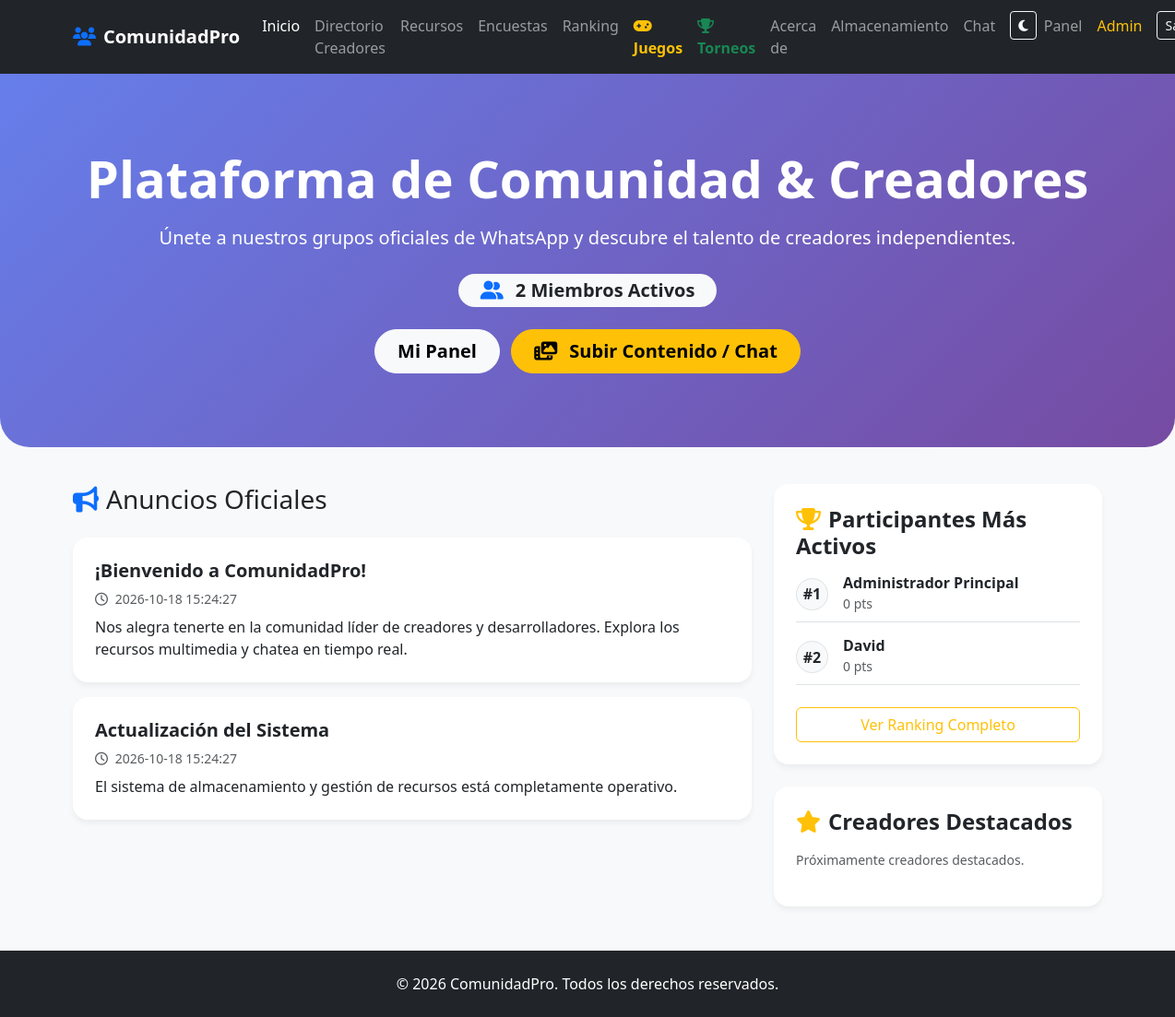
/ (signed in), run on the app's committed database.
### tables this page shows
CREATE TABLE anuncios (
            id INTEGER PRIMARY KEY AUTOINCREMENT,
            titulo TEXT NOT NULL,
            contenido TEXT NOT NULL,
            archivo TEXT,
            creado_en TIMESTAMP DEFAULT CURRENT_TIMESTAMP
        );

CREATE TABLE usuarios (
            id INTEGER PRIMARY KEY AUTOINCREMENT,
            nombre TEXT NOT NULL,
            email TEXT UNIQUE NOT NULL,
            password TEXT NOT NULL,
            rol TEXT DEFAULT 'miembro', -- 'admin', 'moderador', 'creador', 'miembro'
            estado TEXT DEFAULT 'activo', -- 'activo', 'suspendido'
            puntos_contribucion INTEGER DEFAULT 0,
            nivel_maximo INTEGER DEFAULT 1,
            creado_en TIMESTAMP DEFAULT CURRENT_TIMESTAMP
        );

### gestor_comunidad.py (the view)
@app.route('/')
def index():
    conn = get_db_connection()
    conn.row_factory = sqlite3.Row
    c = conn.cursor()
    c.execute("SELECT * FROM anuncios ORDER BY creado_en DESC LIMIT 5")
    anuncios = c.fetchall()
    c.execute("SELECT * FROM creadores WHERE estado_aprobacion = 'aprobado'")
    creadores_destacados = c.fetchall()
    c.execute("SELECT COUNT(*) FROM usuarios")
    total_miembros = c.fetchone()[0]
    c.execute("SELECT id, nombre, puntos_contribucion FROM usuarios ORDER BY puntos_contribucion DESC LIMIT 5")
    ranking = c.fetchall()
    c.execute("SELECT * FROM encuestas WHERE activa = 1 ORDER BY creado_en DESC LIMIT 1")
    encuesta_activa = c.fetchone()
    opciones = []
    if encuesta_activa:
        c.execute("SELECT * FROM opciones_encuesta WHERE encuesta_id = ?", (encuesta_activa['id'],))
        opciones = c.fetchall()
    conn.close()
    return render_template('community_index.html', usuario=get_current_user(), anuncios=anuncios, creadores=creadores_destacados, total_miembros=total_miembros, ranking=ranking, encuesta_activa=encuesta_activa, opciones=opciones)

### gestor_comunidad.py (called while the page is built)
def get_db_connection():
    conn = sqlite3.connect(DB_PATH, timeout=30.0)
    conn.row_factory = sqlite3.Row
    try:
        conn.execute("PRAGMA journal_mode=WAL;")
        conn.execute("PRAGMA synchronous=NORMAL;")
    except Exception:
        pass
    return conn

@app.context_processor
def inject_config():
    try:
        conn = get_db_connection()
        conn.row_factory = sqlite3.Row
        rows = conn.execute("SELECT clave, valor FROM configuracion_plataforma").fetchall()
        conn.close()
        cfg = {row['clave']: row['valor'] for row in rows}
    except Exception:
        cfg = {
            "titulo_plataforma": "ComunidadPro",
            "color_principal": "#667eea",
            "color_secundario": "#764ba2",
            "mensaje_bienvenida": "Únete a nuestros grupos oficiales y descubre talento de creadores independientes.",
            "footer_texto": "ComunidadPro - Todos los derechos reservados 2026",
            "modo_juegos_activo": "1"
        }
    return dict(cfg=cfg)

def get_current_user():
    if "user_id" in session:
        conn = get_db_connection()
        conn.row_factory = sqlite3.Row
        c = conn.cursor()
        c.execute("SELECT * FROM usuarios WHERE id = ?", (session["user_id"],))
        user = c.fetchone()
        conn.close()
        if user:
            return dict(user)
    return None

### templates/community_index.html (shortened to what this page needs)
<!DOCTYPE html>
<html lang="es">
<head>
    <link href="https://cdn.jsdelivr.net/npm/bootstrap@5.3.0/dist/css/bootstrap.min.css" rel="stylesheet">
    <link rel="stylesheet" href="https://cdnjs.cloudflare.com/ajax/libs/font-awesome/6.4.0/css/all.min.css">
</head>
<body>
    <nav class="navbar navbar-expand-lg navbar-dark bg-dark">
        <div class="container">
            <a class="navbar-brand fw-bold" href="{{ url_for('index') }}"><i class="fas fa-users text-primary me-2"></i>ComunidadPro</a>
            <div class="collapse navbar-collapse" id="navbarNav">
                <ul class="navbar-nav ms-auto">
                    <li class="nav-item"><a class="nav-link active" href="{{ url_for('index') }}">Inicio</a></li>
                    <li class="nav-item"><a class="nav-link" href="{{ url_for('creadores') }}">Directorio Creadores</a></li>
                    <li class="nav-item"><a class="nav-link" href="{{ url_for('recursos') }}">Recursos</a></li>
                    <li class="nav-item"><a class="nav-link" href="{{ url_for('encuestas_vista') }}">Encuestas</a></li>
                    <li class="nav-item"><a class="nav-link" href="{{ url_for('ranking_comunidad') }}">Ranking</a></li>
                    <li class="nav-item"><a class="nav-link text-warning fw-bold" href="{{ url_for('zona_juegos') }}"><i class="fas fa-gamepad me-1"></i> Juegos</a></li>
                    <li class="nav-item"><a class="nav-link text-success fw-bold" href="{{ url_for('torneos_publicos') }}"><i class="fas fa-trophy me-1"></i> Torneos</a></li>
                    <li class="nav-item"><a class="nav-link" href="{{ url_for('about') }}">Acerca de</a></li>
                    <li class="nav-item"><a class="nav-link" href="{{ url_for('almacenamiento_vista') }}">Almacenamiento</a></li>
                    <li class="nav-item"><a class="nav-link" href="{{ url_for('chat_comunidad_vista') }}">Chat</a></li>
                    <li class="nav-item">
                        <button class="btn btn-outline-light btn-sm ms-2 mt-1" onclick="toggleTheme()" title="Cambiar Tema"><i class="fas fa-moon" id="themeIcon"></i></button>
                    </li>
                    {% if usuario %}
                        <li class="nav-item"><a class="nav-link" href="{{ url_for('dashboard') }}">Panel</a></li>
                        {% if usuario.rol == 'admin' %}
                            <li class="nav-item"><a class="nav-link text-warning" href="{{ url_for('admin_panel') }}">Admin</a></li>
                        {% endif %}
                        <li class="nav-item"><a class="btn btn-outline-light btn-sm ms-2 mt-1" href="{{ url_for('logout') }}">Salir</a></li>
                    {% else %}
                        <li class="nav-item"><a class="nav-link" href="{{ url_for('login') }}">Iniciar Sesión</a></li>
                        <li class="nav-item"><a class="btn btn-primary btn-sm ms-2 mt-1" href="{{ url_for('register') }}">Registrarse</a></li>
                    {% endif %}
                </ul>
            </div>
        </div>
    </nav>
    <div class="hero text-center">
        <div class="container">
            <h1 class="display-4 fw-bold">Plataforma de Comunidad & Creadores</h1>
            <p class="lead mt-3">Únete a nuestros grupos oficiales de WhatsApp y descubre el talento de creadores independientes.</p>
            <div class="mt-4">
                <span class="badge bg-light text-dark fs-5 px-4 py-2 rounded-pill"><i class="fas fa-user-friends me-2 text-primary"></i> {{ total_miembros }} Miembros Activos</span>
            </div>
            {% if not usuario %}
                <div class="mt-4">
                    <a href="{{ url_for('register') }}" class="btn btn-light btn-lg fw-bold px-5 rounded-pill me-2">Únete Ahora</a>
                    <a href="{{ url_for('creadores') }}" class="btn btn-outline-light btn-lg px-4 rounded-pill">Ver Creadores</a>
                </div>
            {% else %}
                <div class="mt-4">
                    <a href="{{ url_for('dashboard') }}" class="btn btn-light btn-lg fw-bold px-4 rounded-pill me-2">Mi Panel</a>
                    <a href="{{ url_for('chat_comunidad_vista') }}" class="btn btn-warning btn-lg fw-bold px-4 rounded-pill"><i class="fas fa-photo-video me-2"></i> Subir Contenido / Chat</a>
                </div>
            {% endif %}
        </div>
    </div>
    <div class="container mb-5">
        <div class="row">
            <div class="col-lg-8">
                <h3 class="mb-4"><i class="fas fa-bullhorn text-primary me-2"></i>Anuncios Oficiales</h3>
                {% if anuncios %}
                    {% for anuncio in anuncios %}
                        <div class="card mb-3 p-4">
                            <h5 class="fw-bold text-dark">{{ anuncio.titulo }}</h5>
                            <p class="text-muted small mb-2"><i class="far fa-clock me-1"></i> {{ anuncio.creado_en }}</p>
                            <p class="mb-0">{{ anuncio.contenido }}</p>
                        </div>
                    {% endfor %}
                {% else %}
                    <div class="card p-4 text-center text-muted">No hay anuncios publicados por el momento.</div>
                {% endif %}
            </div>
            <div class="col-lg-4">
                <div class="card p-4 bg-white mb-4">
                    <h4 class="fw-bold mb-3"><i class="fas fa-trophy text-warning me-2"></i>Participantes Más Activos</h4>
                    {% if ranking %}
                        {% for r in ranking %}
                            <div class="d-flex align-items-center justify-content-between mb-3 pb-2 border-bottom">
                                <div class="d-flex align-items-center">
                                    <div class="bg-light text-dark fw-bold rounded-circle d-flex align-items-center justify-content-center me-3 border" style="width: 35px; height: 35px;">
                                        #{{ loop.index }}
                                    </div>
                                    <div>
                                        <h6 class="mb-0 fw-bold">{{ r.nombre }}</h6>
                                        <small class="text-muted">{{ r.puntos_contribucion }} pts</small>
                                    </div>
                                </div>
                            </div>
                        {% endfor %}
                        <a href="{{ url_for('ranking_comunidad') }}" class="btn btn-outline-warning w-100 mt-2">Ver Ranking Completo</a>
                    {% else %}
                        <p class="text-muted small">Aún no hay puntos registrados.</p>
                    {% endif %}
                </div>
                <div class="card p-4 bg-white">
                    <h4 class="fw-bold mb-3"><i class="fas fa-star text-warning me-2"></i>Creadores Destacados</h4>
                    {% if creadores %}
                        {% for c in creadores[:3] %}
                            <div class="d-flex align-items-center mb-3 pb-3 border-bottom">
                                <div class="bg-primary text-white rounded-circle d-flex align-items-center justify-content-center fw-bold me-3" style="width: 45px; height: 45px;">
                                    {{ c.nombre_artistico[0]|upper }}
                                </div>
                                <div>
                                    <h6 class="mb-0 fw-bold">{{ c.nombre_artistico }}</h6>
                                    <span class="badge bg-secondary small">{{ c.categoria }}</span>
                                </div>
                            </div>
                        {% endfor %}
                        <a href="{{ url_for('creadores') }}" class="btn btn-outline-primary w-100 mt-2">Ver Directorio Completo</a>
                    {% else %}
                        <p class="text-muted small">Próximamente creadores destacados.</p>
                    {% endif %}
                </div>
            </div>
        </div>
    </div>
    <footer class="bg-dark text-white text-center py-4 mt-5">
        <div class="container">
            <p class="mb-0">&copy; 2026 ComunidadPro. Todos los derechos reservados.</p>
        </div>
    </footer>
    </body>
</html>

### templates/community_index.html (style rules this page uses)
body { background-color: #f8f9fa; font-family: 'Segoe UI', Tahoma, Geneva, Verdana, sans-serif; }
.hero { background: linear-gradient(135deg, #667eea 0%, #764ba2 100%); color: white; padding: 80px 0; border-radius: 0 0 2rem 2rem; margin-bottom: 40px; }
.card { border: none; border-radius: 1rem; box-shadow: 0 4px 6px rgba(0,0,0,0.05); }

### data on the page
anuncios: titulo "¡Bienvenido a ComunidadPro!", creado_en "2026-10-18 15:24:27", contenido "Nos alegra tenerte en la comunidad líder de creadores y desarrolladores. Explora los recursos multimedia y chatea en tiempo real."
anuncios: titulo "Actualización del Sistema", creado_en "2026-10-18 15:24:27", contenido "El sistema de almacenamiento y gestión de recursos está completamente operativo."
usuarios: nombre "Administrador Principal", puntos_contribucion "0"
usuarios: nombre "David", puntos_contribucion "0"

### other printed values
{{ total_miembros }} "2"
